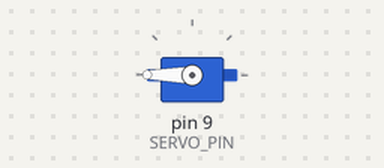
Bench run of a sketch on a simulated Arduino Uno, built with avr-gcc and run on an emulated ATmega328P. Parts: servo. What the sketch prints to the serial monitor is not drawn.

Above: at 0.1 s.
At 1.1 s:
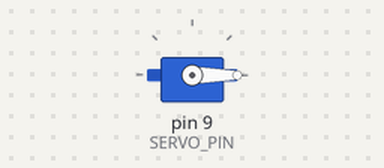
Timing chart, 0 to 3.5 s (numbered marks = the images above):
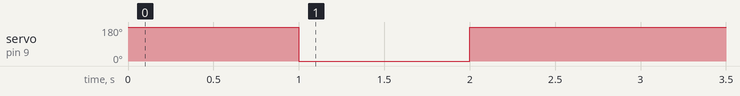

The sketch:

zero_servo.ino
```cpp
#include <Servo.h>

const int SERVO_PIN = 9;

const int MIN_PULSE_US = 500;
const int MAX_PULSE_US = 2500;

const int ZERO_ANGLE = 0;
const int MAX_ANGLE = 180;
const unsigned long SETTLE_MS = 1000;

Servo servo;

void setup() {
  Serial.begin(115200);

  servo.attach(SERVO_PIN, MIN_PULSE_US, MAX_PULSE_US);

  servo.write(MAX_ANGLE);
  delay(SETTLE_MS);

  servo.write(ZERO_ANGLE);
  delay(SETTLE_MS);

  // setting the elevting servos to 180 deg
  servo.write(MAX_ANGLE);
  delay(SETTLE_MS);


  Serial.print("Servo on D");
  Serial.print(SERVO_PIN);
  Serial.println(" swept to 180 deg and zeroed at 0 deg.");
}

void loop() {
  // nada
}
```
